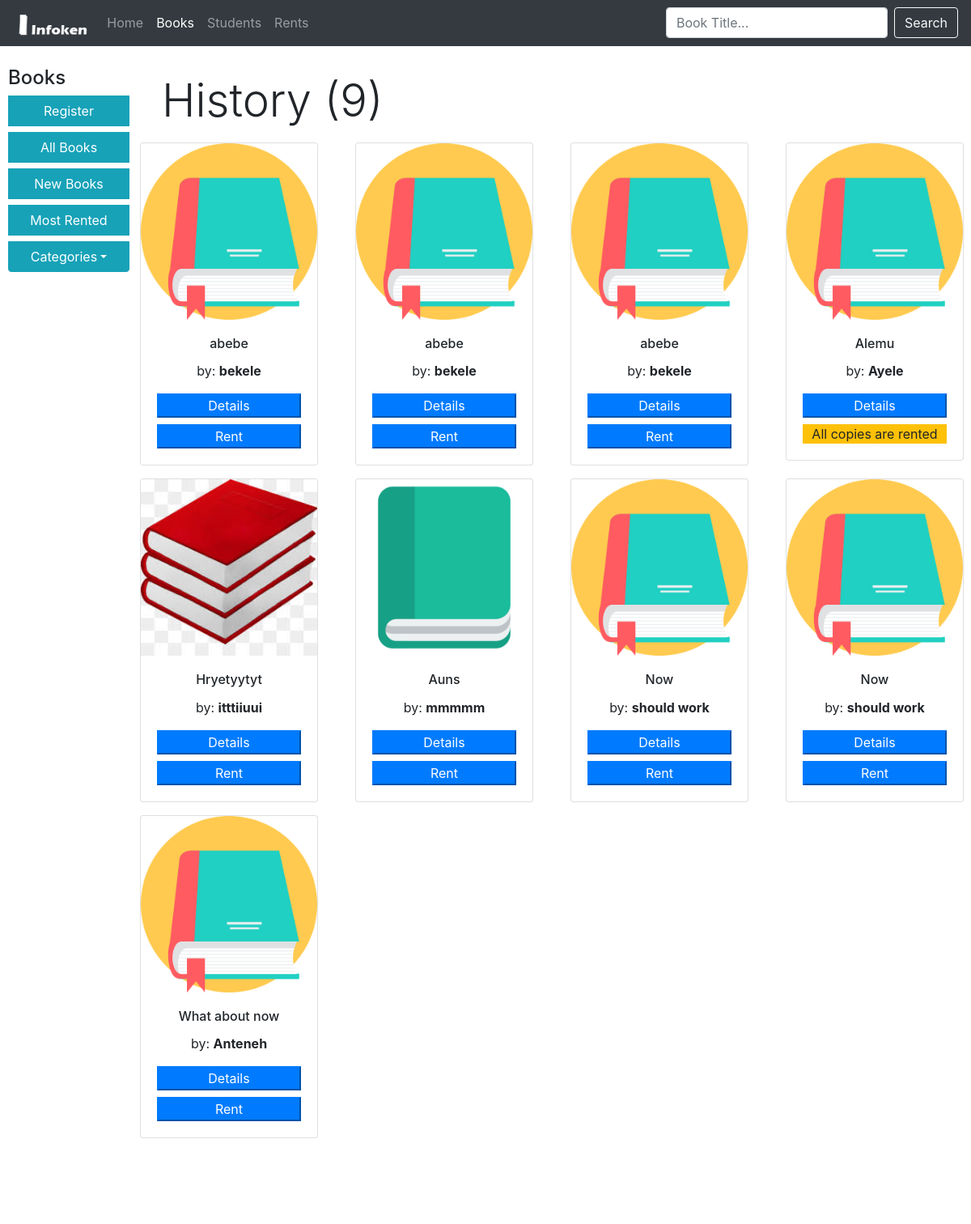
/books/categories.php?cat=History, run on the app's committed database.
### tables this page shows
CREATE TABLE `books` (
  `ID` int(11) NOT NULL,
  `ISBN` varchar(15) NOT NULL,
  `title` varchar(200) NOT NULL,
  `author` varchar(100) NOT NULL,
  `category` varchar(100) NOT NULL,
  `language` varchar(100) NOT NULL,
  `totalCopies` int(11) NOT NULL,
  `rented` int(11) NOT NULL,
  `numPages` int(11) NOT NULL,
  `price` double NOT NULL,
  `coverImg` varchar(200) NOT NULL
);

### books/categories.php (the view, shortened to what this page needs)
<?php
include('../helpers/dbConnect.php');
isset($_GET['cat'])?$category=$_GET['cat']:$category='';
switch ($category){
    case 'History':
        $selectedCategory = 'History';
        break;
}
if (isset($_GET['pageno'])) {
    $pageno = $_GET['pageno'];
} else {
    $pageno = 1;
}
$no_of_records_per_page = 12;
$offset = ($pageno - 1) * $no_of_records_per_page;
$total_pages_sql = "SELECT COUNT(*) FROM books WHERE category = '".$selectedCategory."'";
$result = mysqli_query($conn, $total_pages_sql);
$numBooks = $total_rows = mysqli_fetch_array($result)[0];
$total_pages = ceil($total_rows / $no_of_records_per_page);
?>
<?php include_once '../head.php' ?>
</head>
<body>
<div class="container">
    <nav class="navbar navbar-expand-md navbar-dark bg-dark fixed-top">
        <a href="<?= HOME ?>" class="navbar-brand">
            <img src="<?= HOME ?>images/logo.png" height="28" alt="CoolBrand">
        </a>
        <div class="collapse navbar-collapse" id="navbarCollapse">
            <div class="navbar-nav">
                <a href="<?= HOME ?>" class="nav-item nav-link">Home</a>
                <?php bslink(HOME . 'books/', 'nav-item nav-link active', 'Books'); ?>
            </div>
            <form action="search.php" method="POST" class="form-inline ml-auto">
                <input type="text" class="form-control mr-sm-2" placeholder="Book Title..." name="q"
                       autocomplete="off">
                <button type="submit" class="btn btn-outline-light" name="search">Search</button>
            </form>
        </div>
    </nav>
</div>
<?php include_once 'sidebar.php'; ?>
<div class="display-4" style="margin-left: 200px; margin-top: 41px"><?=$selectedCategory?> (<?=$numBooks?>)</div>
<?php
$query = mysqli_query($conn, "SELECT * FROM books WHERE category = '".$selectedCategory."' LIMIT $offset, $no_of_records_per_page");
?>
<div class="row" style="margin-left: 150px; margin-top: 10px">
    <?php
    while ($row = mysqli_fetch_array($query)) {
        ?>
        <form action="details.php" method="post">
            <div class="col-md-6 col-lg-4 col-xl-3 m-2">
                <div class="card" style="width: 220px;">
                    <img src="<?= $row["coverImg"] != '' ? $row["coverImg"] : '../images/bookcover.png'; ?>"
                         class="card-img-top" alt="..." style="height: 218px;">
                    <div class="card-body text-center">
                        <h6 class="card-title"><?= $row["title"] ?></h6>
                        <p class="card-text">by: <b><?= $row["author"] ?></b></p>
                        <input type="submit" value="Details" class="btn-primary btn-block stretched-link"
                               name="details">
                        <?php
                        if ($row['totalCopies'] - $row['rented'] > 0) {
                            echo '<input type="submit" value="Rent" class="btn-primary btn-block stretched-link" name="renting">';
                        } else {
                            echo '<div class="btn-warning btn-block" >All copies are rented</div>';
                        }
                        ?>
                    </div>
                </div>
            </div>
        </form>
        <?php
    }
    ?>
</div>
<div class="container">
    <hr>
    <ul class="pagination justify-content-center">
        <li class="page-item m-3"><a href="?pageno=1">First</a></li>
        <li class="page-item m-3 <?php if ($pageno <= 1) {
            echo 'disabled';
        } ?>">
            <a href="<?php if ($pageno <= 1) {
                echo '#';
            } else {
                echo "?pageno=" . ($pageno - 1);
            } ?>">Prev</a>
        </li>
        <li class="page-item m-3 <?php if ($pageno >= $total_pages) {
            echo 'disabled';
        } ?>">
            <a href="<?php if ($pageno >= $total_pages) {
                echo '#';
            } else {
                echo "?pageno=" . ($pageno + 1);
            } ?>">Next</a>
        </li>
        <li class="page-item m-3"><a href="?pageno=<?php echo $total_pages; ?>">Last</a></li>
    </ul>
</div>
</body>
</html>

### head.php (shortened to what this page needs)
<?php
include_once 'helpers/write.php'
?>
<!DOCTYPE html>
<html lang="en">
<head>
    <link rel="stylesheet" href="<?=HOME?>bootstrap/css/bootstrap.min.css">
    <link rel="stylesheet" href="<?=HOME?>bootstrap/css/font-awesome.min.css">
    <link rel="stylesheet" href="https://maxcdn.bootstrapcdn.com/font-awesome/4.7.0/css/font-awesome.min.css">

### helpers/write.php (shortened to what this page needs)
<?php
function bslink($path,$bsclass,$placeholder){
    echo '<a href="'.$path.'" class="'.$bsclass.'">'.$placeholder.'</a>';
}
?>

### books/sidebar.php (shortened to what this page needs)
<div class="btn-group-vertical mr-2 float-left"
     style="margin: 16px 20px 0px 10px; min-width: 150px; position: fixed">
    <h4>Books</h4>
    <div class="btn-group">
        <a href="#" class="btn btn-info dropdown-toggle" data-toggle="dropdown">Categories</a>
    </div>
</div>

### head.php (style rules this page uses)
body { padding-top: 50px; }

### books/categories.php (style rules this page uses)
body { position: relative; }

### data on the page
books: title "abebe", author "bekele"
books: title "abebe", author "bekele"
books: title "abebe", author "bekele"
books: coverImg (picture), title "Alemu", author "Ayele", totalCopies "All copies are rented"
books: coverImg (picture), title "Hryetyytyt", author "itttiiuui"
books: coverImg (picture), title "Auns", author "mmmmm"
books: coverImg (picture), title "Now", author "should work"
books: coverImg (picture), title "Now", author "should work"
books: coverImg (picture), title "What about now", author "Anteneh"

### other printed values
$placeholder "Books Students Rents Register All Books New Books Most Rented"
$selectedCategory "History"
$numBooks "9"
